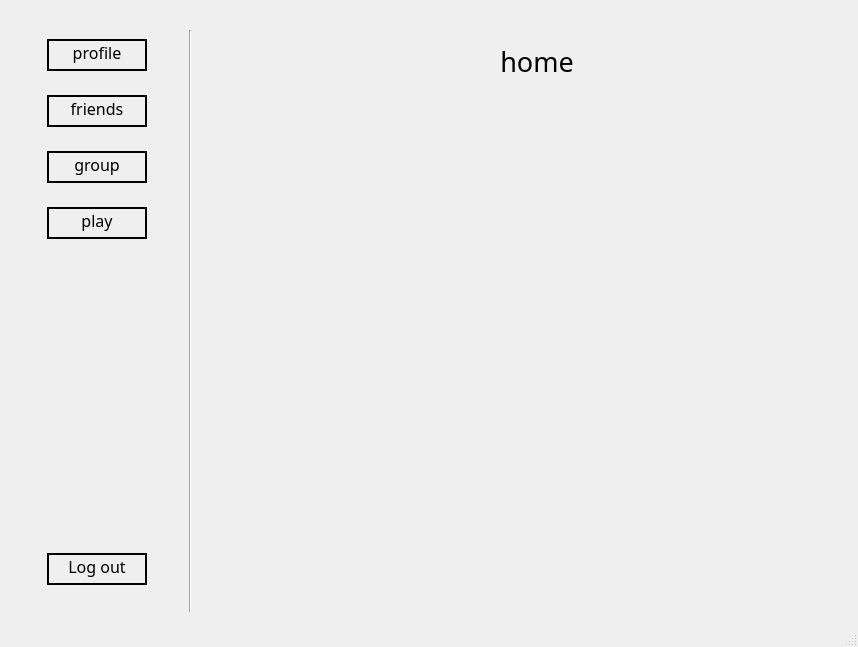
<?xml version="1.0" encoding="UTF-8"?>
<ui version="4.0">
 <class>MainWindow</class>
 <widget class="QMainWindow" name="MainWindow">
  <property name="geometry">
   <rect>
    <x>0</x>
    <y>0</y>
    <width>858</width>
    <height>647</height>
   </rect>
  </property>
  <property name="windowTitle">
   <string>MainWindow</string>
  </property>
  <property name="styleSheet">
   <string notr="true">#MainWindow{
border-image: url(chess_background2.jpg) 0 0 0 0 stretch stretch;
}</string>
  </property>
  <widget class="QWidget" name="centralwidget">
   <layout class="QHBoxLayout" name="horizontalLayout_6">
    <item>
     <widget class="QWidget" name="widget_9" native="true">
      <property name="minimumSize">
       <size>
        <width>150</width>
        <height>600</height>
       </size>
      </property>
      <property name="maximumSize">
       <size>
        <width>200</width>
        <height>600</height>
       </size>
      </property>
      <layout class="QHBoxLayout" name="horizontalLayout_7">
       <item>
        <widget class="QWidget" name="leftWidget" native="true">
         <property name="maximumSize">
          <size>
           <width>150</width>
           <height>600</height>
          </size>
         </property>
         <layout class="QVBoxLayout" name="verticalLayout">
          <item>
           <widget class="QWidget" name="widget_3" native="true">
            <layout class="QHBoxLayout" name="horizontalLayout">
             <item>
              <widget class="QPushButton" name="pushButton">
               <property name="font">
                <font>
                 <family>Poor Richard</family>
                 <pointsize>12</pointsize>
                </font>
               </property>
               <property name="styleSheet">
                <string notr="true">border-radius : 100; 
border : 2px solid black;
padding-bottom: 5px</string>
               </property>
               <property name="text">
                <string>profile</string>
               </property>
              </widget>
             </item>
            </layout>
           </widget>
          </item>
          <item>
           <widget class="QWidget" name="widget_4" native="true">
            <layout class="QHBoxLayout" name="horizontalLayout_2">
             <item>
              <widget class="QPushButton" name="pushButton_2">
               <property name="font">
                <font>
                 <family>Poor Richard</family>
                 <pointsize>12</pointsize>
                </font>
               </property>
               <property name="styleSheet">
                <string notr="true">border-radius : 100; 
border : 2px solid black;
padding-bottom: 5px</string>
               </property>
               <property name="text">
                <string>friends</string>
               </property>
              </widget>
             </item>
            </layout>
           </widget>
          </item>
          <item>
           <widget class="QWidget" name="widget_5" native="true">
            <layout class="QHBoxLayout" name="horizontalLayout_3">
             <item>
              <widget class="QPushButton" name="pushButton_3">
               <property name="font">
                <font>
                 <family>Poor Richard</family>
                 <pointsize>12</pointsize>
                </font>
               </property>
               <property name="styleSheet">
                <string notr="true">border-radius : 100; 
border : 2px solid black;
padding-bottom: 5px</string>
               </property>
               <property name="text">
                <string>group</string>
               </property>
              </widget>
             </item>
            </layout>
           </widget>
          </item>
          <item>
           <widget class="QWidget" name="widget_6" native="true">
            <layout class="QVBoxLayout" name="verticalLayout_2">
             <item>
              <widget class="QPushButton" name="pushButton_4">
               <property name="font">
                <font>
                 <family>Poor Richard</family>
                 <pointsize>12</pointsize>
                </font>
               </property>
               <property name="styleSheet">
                <string notr="true">border-radius : 100; 
border : 2px solid black;
padding-bottom: 5px</string>
               </property>
               <property name="text">
                <string>play</string>
               </property>
              </widget>
             </item>
            </layout>
           </widget>
          </item>
          <item>
           <spacer name="verticalSpacer">
            <property name="orientation">
             <enum>Qt::Vertical</enum>
            </property>
            <property name="sizeHint" stdset="0">
             <size>
              <width>20</width>
              <height>40</height>
             </size>
            </property>
           </spacer>
          </item>
          <item>
           <widget class="QWidget" name="widget_7" native="true">
            <layout class="QHBoxLayout" name="horizontalLayout_4">
             <item>
              <widget class="QPushButton" name="pushButton_5">
               <property name="font">
                <font>
                 <family>Poor Richard</family>
                 <pointsize>12</pointsize>
                </font>
               </property>
               <property name="styleSheet">
                <string notr="true">border-radius : 100; 
border : 2px solid black;
padding-bottom: 5px</string>
               </property>
               <property name="text">
                <string>Log out</string>
               </property>
              </widget>
             </item>
            </layout>
           </widget>
          </item>
         </layout>
        </widget>
       </item>
       <item>
        <widget class="QWidget" name="widget_8" native="true">
         <property name="minimumSize">
          <size>
           <width>20</width>
           <height>600</height>
          </size>
         </property>
         <property name="maximumSize">
          <size>
           <width>40</width>
           <height>600</height>
          </size>
         </property>
         <layout class="QHBoxLayout" name="horizontalLayout_8">
          <item>
           <widget class="Line" name="line">
            <property name="minimumSize">
             <size>
              <width>5</width>
              <height>600</height>
             </size>
            </property>
            <property name="orientation">
             <enum>Qt::Vertical</enum>
            </property>
           </widget>
          </item>
         </layout>
        </widget>
       </item>
      </layout>
     </widget>
    </item>
    <item>
     <widget class="QWidget" name="rightWidget" native="true">
      <property name="maximumSize">
       <size>
        <width>600</width>
        <height>600</height>
       </size>
      </property>
      <property name="styleSheet">
       <string notr="true"/>
      </property>
      <layout class="QVBoxLayout" name="verticalLayout_3">
       <property name="topMargin">
        <number>11</number>
       </property>
       <property name="bottomMargin">
        <number>500</number>
       </property>
       <item>
        <widget class="QWidget" name="widget_2" native="true">
         <property name="maximumSize">
          <size>
           <width>600</width>
           <height>100</height>
          </size>
         </property>
         <layout class="QHBoxLayout" name="horizontalLayout_5">
          <property name="topMargin">
           <number>20</number>
          </property>
          <item>
           <widget class="QLabel" name="label">
            <property name="font">
             <font>
              <family>Poor Richard</family>
              <pointsize>20</pointsize>
             </font>
            </property>
            <property name="text">
             <string>home</string>
            </property>
            <property name="alignment">
             <set>Qt::AlignHCenter|Qt::AlignTop</set>
            </property>
           </widget>
          </item>
         </layout>
        </widget>
       </item>
      </layout>
     </widget>
    </item>
   </layout>
  </widget>
  <widget class="QStatusBar" name="statusbar"/>
 </widget>
 <resources/>
 <connections/>
</ui>
